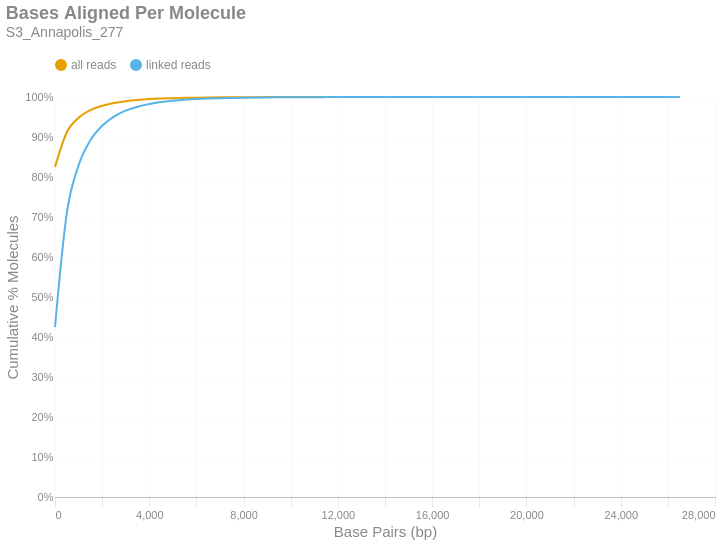

The code cell stored with this chart in its notebook:
### Markdown cell above
### Bases Aligned Per Molecule
This is a cumulative frequency distribution showing the number of base pairs aligned per unique molecule. These data are shown in 500 bp bins. There are two distributions: one with `all reads` (yellow) and another with only `linked reads` (blue). The percent of molecules in the `linked reads` distribution is relative to the total number of linked molecules.

### Code cell
if SKIPLR:
    print_html(f"Skipped")
else:
    binned_df = consolidated_hist(valids['aligned_bp'], mask, 500, True)
    with SafeRender(binned_df):
        (
            density_plot(binned_df, 'Bases Aligned Per Molecule', samplename, 'basesper')
            .encode(
                x=alt.X('bin:Q', title="Base Pairs (bp)").axis(tickMinStep=500).scale(padding=0),
                y=alt.Y('value:Q', title='Cumulative % Molecules')
                    .axis(format='%')
                    .scale(domain = [0,1])
                    .stack(False),
                color=alt.Color("key:N").scale(domain = ["all reads", "linked reads"]),
                tooltip = [
                    alt.Tooltip("key:N", title = "Data Type"),
                    alt.Tooltip("range_label:N", title="Bases Aligned Per Molecule"),
                    alt.Tooltip("value:Q", format = ".2%", title="% Molecules (Cum.)")
                ]
            )
        ).display()

### Figure 1 — Vega-Lite specification as saved in the notebook (floating-point values rounded to 4 significant figures)
{"width": "container", "height": 400, "config": {"title": {"anchor": "start", "dy": -15, "fontSize": 18, "color": "#888888", "subtitleColor": "#888888", "subtitleFontSize": 14}, "arc": {"fill": "#0072B2"}, "axis": {"domainColor": "#888888", "domainWidth": 0.5, "gridWidth": 0.2, "grid": false, "titleFontWeight": 400, "titleFontSize": 15, "labelFontSize": 11, "labelColor": "#888888", "tickColor": "#888888", "tickWidth": 0.2, "titleColor": "#888888"}, "axisBand": {"grid": false}, "axisX": {"grid": true, "tickSize": 10, "domainCap": "round"}, "axisY": {"domain": false, "grid": true, "tickSize": 0, "domainCap": "round"}, "background": "transparent", "header": {"labelFontSize": 15, "labelColor": "#888888", "titleFontSize": 15, "titleFontWeight": 600, "titleColor": "#888888"}, "legend": {"labelFont": "sans-serif", "labelFontSize": 12, "labelColor": "#888888", "symbolSize": 100, "symbolType": "circle", "titleFontSize": 12, "titlePadding": 10, "titleColor": "#888888", "title": null, "orient": "top"}, "range": {"category": ["#E69F00", "#56B4E9", "#009E73", "#F0E442", "#0072B2", "#D55E00", "#CC79A7", "#000000"], "diverging": ["#cfe8f3", "#a2d4ec", "#73bfe2", "#46abdb", "#1696d2", "#12719e"]}, "area": {"fill": "#0072B2", "fillOpacity": 0.7, "line": true, "strokeOpacity": 0.7}, "line": {"color": "#0072B2", "stroke": "#0072B2", "strokeWidth": 2}, "trail": {"color": "#0072B2", "stroke": "#0072B2", "strokeWidth": 0, "size": 1}, "point": {"filled": true, "fillOpacity": 1.0, "size": 95}, "text": {"color": "#888888", "fontSize": 11, "align": "right", "fontWeight": 400, "size": 11}, "bar": {"fill": "#0072B2", "stroke": null}, "view": {"stroke": null, "continuousWidth": 660, "continuousHeight": 400}}, "data": {"name": "data-03385ae4c8edf9ab83fb2438513fd47d"}, "mark": {"type": "line", "interpolate": "monotone", "point": {"opacity": 0, "size": 275}}, "encoding": {"color": {"field": "key", "scale": {"domain": ["all reads", "linked reads"]}, "type": "nominal"}, "tooltip": [{"field": "key", "title": "Data Type", "type": "nominal"}, {"field": "range_label", "title": "Bases Aligned Per Molecule", "type": "nominal"}, {"field": "value", "format": ".2%", "title": "% Molecules (Cum.)", "type": "quantitative"}], "x": {"axis": {"tickMinStep": 500}, "field": "bin", "scale": {"padding": 0}, "title": "Base Pairs (bp)", "type": "quantitative"}, "y": {"axis": {"format": "%"}, "field": "value", "scale": {"domain": [0, 1]}, "stack": false, "title": "Cumulative % Molecules", "type": "quantitative"}}, "params": [{"name": "param_c36ac31b6afebe62", "select": {"type": "point", "fields": ["key"]}, "bind": "legend"}], "title": {"text": "Bases Aligned Per Molecule", "subtitle": "S3_Annapolis_277"}, "transform": [{"fold": ["all reads (cumsum)", "linked reads (cumsum)"]}, {"calculate": "replace(datum.key, ' (cumsum)', '')", "as": "key"}, {"filter": {"param": "param_c36ac31b6afebe62"}}], "usermeta": {"embedOptions": {"downloadFileName": "S3_Annapolis_277.basesper"}}, "$schema": "https://vega.github.io/schema/vega-lite/v6.1.0.json", "datasets": {"data-03385ae4c8edf9ab83fb2438513fd47d": [{"bin": "0.0", "interval": "0.0-500.0", "all reads": 0.825, "linked reads": 0.4249, "all reads (cumsum)": 0.825, "linked reads (cumsum)": 0.4249, "range_label": "0-499"}, {"bin": "500.0", "interval": "500.0-1000.0", "all reads": 0.08692, "linked reads": 0.2848, "all reads (cumsum)": 0.912, "linked reads (cumsum)": 0.7097, "range_label": "500-999"}, {"bin": "1000.0", "interval": "1000.0-1500.0", "all reads": 0.03617, "linked reads": 0.1192, "all reads (cumsum)": 0.9481, "linked reads (cumsum)": 0.829, "range_label": "1000-1499"}, {"bin": "1500.0", "interval": "1500.0-2000.0", "all reads": 0.01905, "linked reads": 0.0628, "all reads (cumsum)": 0.9672, "linked reads (cumsum)": 0.8918, "range_label": "1500-1999"}, {"bin": "2000.0", "interval": "2000.0-2500.0", "all reads": 0.01101, "linked reads": 0.03629, "all reads (cumsum)": 0.9782, "linked reads (cumsum)": 0.9281, "range_label": "2000-2499"}, {"bin": "2500.0", "interval": "2500.0-3000.0", "all reads": 0.006952, "linked reads": 0.02292, "all reads (cumsum)": 0.9851, "linked reads (cumsum)": 0.951, "range_label": "2500-2999"}, {"bin": "3000.0", "interval": "3000.0-3500.0", "all reads": 0.004502, "linked reads": 0.01484, "all reads (cumsum)": 0.9896, "linked reads (cumsum)": 0.9658, "range_label": "3000-3499"}, {"bin": "3500.0", "interval": "3500.0-4000.0", "all reads": 0.002996, "linked reads": 0.009879, "all reads (cumsum)": 0.9926, "linked reads (cumsum)": 0.9757, "range_label": "3500-3999"}, {"bin": "4000.0", "interval": "4000.0-4500.0", "all reads": 0.002082, "linked reads": 0.006864, "all reads (cumsum)": 0.9947, "linked reads (cumsum)": 0.9826, "range_label": "4000-4499"}, {"bin": "4500.0", "interval": "4500.0-5000.0", "all reads": 0.001437, "linked reads": 0.004738, "all reads (cumsum)": 0.9961, "linked reads (cumsum)": 0.9873, "range_label": "4500-4999"}, {"bin": "5000.0", "interval": "5000.0-5500.0", "all reads": 0.001011, "linked reads": 0.003333, "all reads (cumsum)": 0.9972, "linked reads (cumsum)": 0.9906, "range_label": "5000-5499"}, {"bin": "5500.0", "interval": "5500.0-6000.0", "all reads": 0.0007409, "linked reads": 0.002443, "all reads (cumsum)": 0.9979, "linked reads (cumsum)": 0.9931, "range_label": "5500-5999"}, {"bin": "6000.0", "interval": "6000.0-6500.0", "all reads": 0.0005182, "linked reads": 0.001708, "all reads (cumsum)": 0.9984, "linked reads (cumsum)": 0.9948, "range_label": "6000-6499"}, {"bin": "6500.0", "interval": "6500.0-7000.0", "all reads": 0.0003911, "linked reads": 0.00129, "all reads (cumsum)": 0.9988, "linked reads (cumsum)": 0.9961, "range_label": "6500-6999"}, {"bin": "7000.0", "interval": "7000.0-7500.0", "all reads": 0.0003036, "linked reads": 0.001001, "all reads (cumsum)": 0.9991, "linked reads (cumsum)": 0.9971, "range_label": "7000-7499"}, {"bin": "7500.0", "interval": "7500.0-8000.0", "all reads": 0.0002109, "linked reads": 0.0006953, "all reads (cumsum)": 0.9993, "linked reads (cumsum)": 0.9978, "range_label": "7500-7999"}, {"bin": "8000.0", "interval": "8000.0-8500.0", "all reads": 0.0001558, "linked reads": 0.0005137, "all reads (cumsum)": 0.9995, "linked reads (cumsum)": 0.9983, "range_label": "8000-8499"}, {"bin": "8500.0", "interval": "8500.0-9000.0", "all reads": 0.0001197, "linked reads": 0.0003947, "all reads (cumsum)": 0.9996, "linked reads (cumsum)": 0.9987, "range_label": "8500-8999"}, {"bin": "9000.0", "interval": "9000.0-9500.0", "all reads": 9.116e-05, "linked reads": 0.0003006, "all reads (cumsum)": 0.9997, "linked reads (cumsum)": 0.999, "range_label": "9000-9499"}, {"bin": "9500.0", "interval": "9500.0-10000.0", "all reads": 6.922e-05, "linked reads": 0.0002282, "all reads (cumsum)": 0.9998, "linked reads (cumsum)": 0.9992, "range_label": "9500-9999"}, {"bin": "10000.0", "interval": "10000.0-10500.0", "all reads": 4.798e-05, "linked reads": 0.0001582, "all reads (cumsum)": 0.9998, "linked reads (cumsum)": 0.9994, "range_label": "10000-10499"}, {"bin": "10500.0", "interval": "10500.0-11000.0", "all reads": 4.044e-05, "linked reads": 0.0001333, "all reads (cumsum)": 0.9998, "linked reads (cumsum)": 0.9995, "range_label": "10500-10999"}, {"bin": "11000.0", "interval": "11000.0-11500.0", "all reads": 3.29e-05, "linked reads": 0.0001085, "all reads (cumsum)": 0.9999, "linked reads (cumsum)": 0.9996, "range_label": "11000-11499"}, {"bin": "11500.0", "interval": "11500.0-12000.0", "all reads": 2.902e-05, "linked reads": 9.567e-05, "all reads (cumsum)": 0.9999, "linked reads (cumsum)": 0.9997, "range_label": "11500-11999"}, {"bin": "12000.0", "interval": "12000.0-12500.0", "all reads": 1.851e-05, "linked reads": 6.102e-05, "all reads (cumsum)": 0.9999, "linked reads (cumsum)": 0.9998, "range_label": "12000-12499"}, {"bin": "12500.0", "interval": "12500.0-13000.0", "all reads": 1.668e-05, "linked reads": 5.499e-05, "all reads (cumsum)": 0.9999, "linked reads (cumsum)": 0.9998, "range_label": "12500-12999"}, {"bin": "13000.0", "interval": "13000.0-13500.0", "all reads": 1.234e-05, "linked reads": 4.068e-05, "all reads (cumsum)": 1.0, "linked reads (cumsum)": 0.9999, "range_label": "13000-13499"}, {"bin": "13500.0", "interval": "13500.0-14000.0", "all reads": 8.682e-06, "linked reads": 2.862e-05, "all reads (cumsum)": 1.0, "linked reads (cumsum)": 0.9999, "range_label": "13500-13999"}, {"bin": "14000.0", "interval": "14000.0-14500.0", "all reads": 5.712e-06, "linked reads": 1.883e-05, "all reads (cumsum)": 1.0, "linked reads (cumsum)": 0.9999, "range_label": "14000-14499"}, {"bin": "14500.0", "interval": "14500.0-15000.0", "all reads": 7.768e-06, "linked reads": 2.561e-05, "all reads (cumsum)": 1.0, "linked reads (cumsum)": 0.9999, "range_label": "14500-14999"}, {"bin": "15000.0", "interval": "15000.0-15500.0", "all reads": 4.341e-06, "linked reads": 1.431e-05, "all reads (cumsum)": 1.0, "linked reads (cumsum)": 0.9999, "range_label": "15000-15499"}, {"bin": "15500.0", "interval": "15500.0-16000.0", "all reads": 2.513e-06, "linked reads": 8.286e-06, "all reads (cumsum)": 1.0, "linked reads (cumsum)": 1.0, "range_label": "15500-15999"}, {"bin": "16000.0", "interval": "16000.0-16500.0", "all reads": 2.742e-06, "linked reads": 9.039e-06, "all reads (cumsum)": 1.0, "linked reads (cumsum)": 1.0, "range_label": "16000-16499"}, {"bin": "16500.0", "interval": "16500.0-17000.0", "all reads": 2.056e-06, "linked reads": 6.78e-06, "all reads (cumsum)": 1.0, "linked reads (cumsum)": 1.0, "range_label": "16500-16999"}, {"bin": "17000.0", "interval": "17000.0-17500.0", "all reads": 1.599e-06, "linked reads": 5.273e-06, "all reads (cumsum)": 1.0, "linked reads (cumsum)": 1.0, "range_label": "17000-17499"}, {"bin": "17500.0", "interval": "17500.0-18000.0", "all reads": 1.828e-06, "linked reads": 6.026e-06, "all reads (cumsum)": 1.0, "linked reads (cumsum)": 1.0, "range_label": "17500-17999"}, {"bin": "18000.0", "interval": "18000.0-18500.0", "all reads": 9.139e-07, "linked reads": 3.013e-06, "all reads (cumsum)": 1.0, "linked reads (cumsum)": 1.0, "range_label": "18000-18499"}, {"bin": "18500.0", "interval": "18500.0-19000.0", "all reads": 6.854e-07, "linked reads": 2.26e-06, "all reads (cumsum)": 1.0, "linked reads (cumsum)": 1.0, "range_label": "18500-18999"}, {"bin": "19000.0", "interval": "19000.0-19500.0", "all reads": 1.371e-06, "linked reads": 4.52e-06, "all reads (cumsum)": 1.0, "linked reads (cumsum)": 1.0, "range_label": "19000-19499"}, {"bin": "19500.0", "interval": "19500.0-20000.0", "all reads": 4.569e-07, "linked reads": 1.507e-06, "all reads (cumsum)": 1.0, "linked reads (cumsum)": 1.0, "range_label": "19500-19999"}, {"bin": "20000.0", "interval": "20000.0-20500.0", "all reads": 2.285e-07, "linked reads": 7.533e-07, "all reads (cumsum)": 1.0, "linked reads (cumsum)": 1.0, "range_label": "20000-20499"}, {"bin": "20500.0", "interval": "20500.0-21000.0", "all reads": 2.285e-07, "linked reads": 7.533e-07, "all reads (cumsum)": 1.0, "linked reads (cumsum)": 1.0, "range_label": "20500-20999"}, {"bin": "21000.0", "interval": "21000.0-21500.0", "all reads": 6.854e-07, "linked reads": 2.26e-06, "all reads (cumsum)": 1.0, "linked reads (cumsum)": 1.0, "range_label": "21000-21499"}, {"bin": "21500.0", "interval": "21500.0-22000.0", "all reads": 0.0, "linked reads": 0.0, "all reads (cumsum)": 1.0, "linked reads (cumsum)": 1.0, "range_label": "21500-21999"}, {"bin": "22000.0", "interval": "22000.0-22500.0", "all reads": 0.0, "linked reads": 0.0, "all reads (cumsum)": 1.0, "linked reads (cumsum)": 1.0, "range_label": "22000-22499"}, {"bin": "22500.0", "interval": "22500.0-23000.0", "all reads": 0.0, "linked reads": 0.0, "all reads (cumsum)": 1.0, "linked reads (cumsum)": 1.0, "range_label": "22500-22999"}, {"bin": "23000.0", "interval": "23000.0-23500.0", "all reads": 0.0, "linked reads": 0.0, "all reads (cumsum)": 1.0, "linked reads (cumsum)": 1.0, "range_label": "23000-23499"}, {"bin": "23500.0", "interval": "23500.0-24000.0", "all reads": 0.0, "linked reads": 0.0, "all reads (cumsum)": 1.0, "linked reads (cumsum)": 1.0, "range_label": "23500-23999"}, {"bin": "24000.0", "interval": "24000.0-24500.0", "all reads": 0.0, "linked reads": 0.0, "all reads (cumsum)": 1.0, "linked reads (cumsum)": 1.0, "range_label": "24000-24499"}, {"bin": "24500.0", "interval": "24500.0-25000.0", "all reads": 0.0, "linked reads": 0.0, "all reads (cumsum)": 1.0, "linked reads (cumsum)": 1.0, "range_label": "24500-24999"}, {"bin": "25000.0", "interval": "25000.0-25500.0", "all reads": 0.0, "linked reads": 0.0, "all reads (cumsum)": 1.0, "linked reads (cumsum)": 1.0, "range_label": "25000-25499"}, {"bin": "25500.0", "interval": "25500.0-26000.0", "all reads": 0.0, "linked reads": 0.0, "all reads (cumsum)": 1.0, "linked reads (cumsum)": 1.0, "range_label": "25500-25999"}, {"bin": "26000.0", "interval": "26000.0-26500.0", "all reads": 2.285e-07, "linked reads": 7.533e-07, "all reads (cumsum)": 1.0, "linked reads (cumsum)": 1.0, "range_label": "26000-26499"}, {"bin": "26500.0", "interval": "26500.0-27000.0", "all reads": 2.285e-07, "linked reads": 7.533e-07, "all reads (cumsum)": 1.0, "linked reads (cumsum)": 1.0, "range_label": "26500-26999"}]}}
